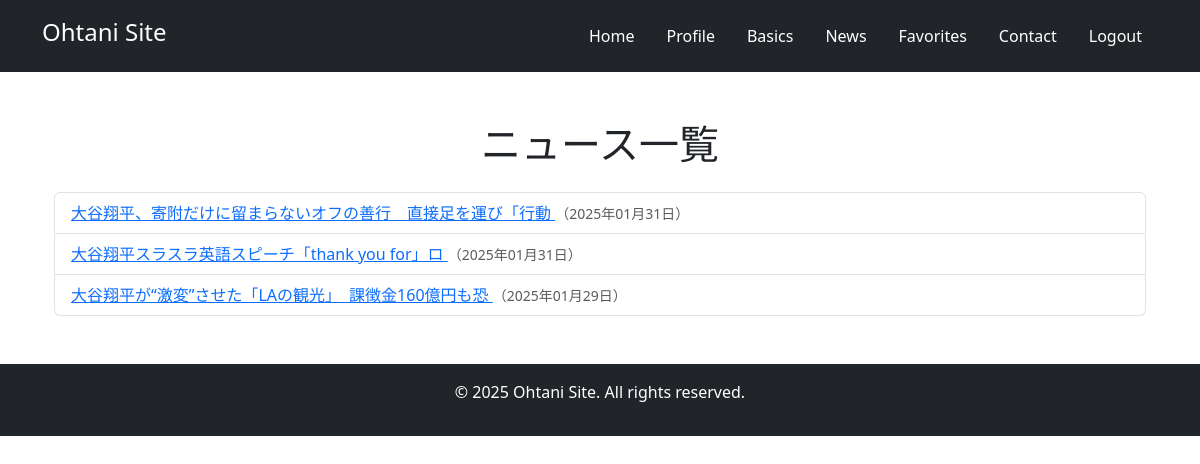
The page /baseball/news/ (signed in) on the database its author committed.
### baseball_app/models.py (models this page shows, shortened)
class Article(models.Model):
    article_title = models.CharField(max_length=30)#記事のタイトル
    content = models.TextField()#記事の内容
    created_at = models.DateTimeField(auto_now_add=True)#記事を投稿した日時
    updated_at = models.DateTimeField(auto_now=True)#記事を編集した日時
    favorites = models.ManyToManyField(
        'auth.User',
        related_name="favorite_articles",
        blank=True
    )  # お気に入り登録したユーザー（多対多）

### baseball_app/views.py (the view)
# urls.py: path('news/', views.news_list, name='news_list'),  #ニュース一覧ページ
def news_list(request):
    articles = Article.objects.all().order_by('-created_at')  # 記事を作成日順で取得
    return render(request, 'baseball_app/news_list.html', {'articles': articles})

### baseball_app/templates/baseball_app/news_list.html (shortened to what this page needs)
{% extends 'base.html' %}
{% block content %}
<div class="container my-5">
    <h1 class="text-center mb-4">ニュース一覧</h1>
    <ul class="list-group">
        {% for article in articles %}
        <li class="list-group-item">
            <a href="{% url 'baseball_app:news_detail' article.id %}">
                {{ article.article_title }}
            </a>
            <small class="text-muted">（{{ article.created_at|date:"Y年m月d日" }}）</small>
        </li>
        {% empty %}
        <p>ニュース記事がありません。</p>
        {% endfor %}
    </ul>
</div>
{% endblock %}

### rows shown on the page
Article: article_title "大谷翔平、寄附だけに留まらないオフの善行 直接足を運び「行動", created_at "2025年01月31日"
Article: article_title "大谷翔平スラスラ英語スピーチ「thank you for」ロ", created_at "2025年01月31日"
Article: article_title "大谷翔平が“激変”させた「LAの観光」 課徴金160億円も恐", created_at "2025年01月29日"
